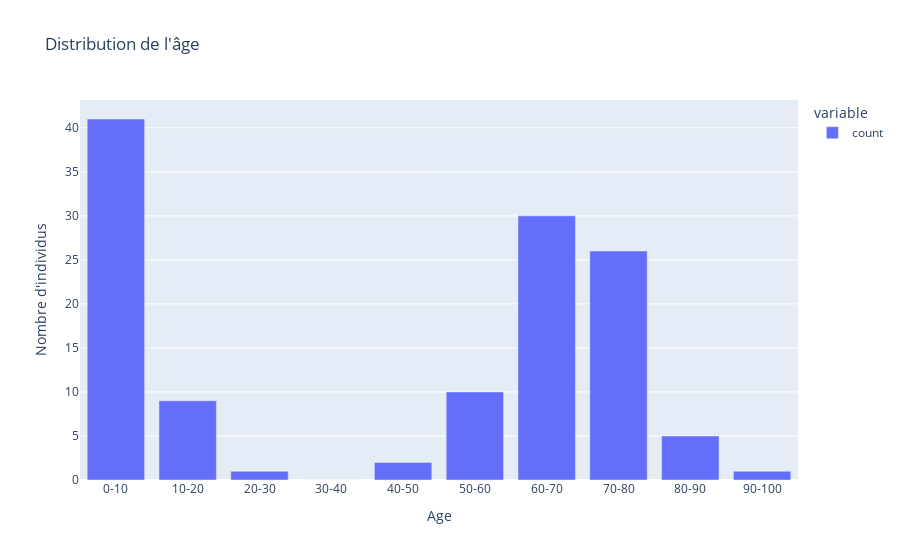

Source (notebook cell):
### Markdown cell above
## Visualisations

### Code cell
import plotly.express as pe

bins = [i * 10 for i in range(11)]
labels = [f"{i * 10}-{(i + 1) * 10}" for i in range(10)]

sorted_age = pd.cut(demographic_infos["Age"], bins, labels=labels).value_counts().sort_index()
print(sorted_age)

pe.bar(data_frame=sorted_age, title="Distribution de l'âge", labels={"value": "Nombre d'individus"})

### Figure 1 — Plotly figure (JSON) as saved in the notebook; plotly's stock layout.template omitted (floating-point values rounded to 4 significant figures)
{"data": [{"alignmentgroup": "True", "hovertemplate": "variable=count<br>Age=%{x}<br>Nombre d'individus=%{y}<extra></extra>", "legendgroup": "count", "marker": {"color": "#636efa", "pattern": {"shape": ""}}, "name": "count", "offsetgroup": "count", "orientation": "v", "showlegend": true, "textposition": "auto", "type": "bar", "x": ["0-10", "10-20", "20-30", "30-40", "40-50", "50-60", "60-70", "70-80", "80-90", "90-100"], "xaxis": "x", "y": [41, 9, 1, 0, 2, 10, 30, 26, 5, 1], "yaxis": "y"}], "layout": {"barmode": "relative", "legend": {"title": {"text": "variable"}, "tracegroupgap": 0}, "title": {"text": "Distribution de l'âge"}, "xaxis": {"anchor": "y", "domain": [0, 1], "title": {"text": "Age"}}, "yaxis": {"anchor": "x", "domain": [0, 1], "title": {"text": "Nombre d'individus"}}}}
